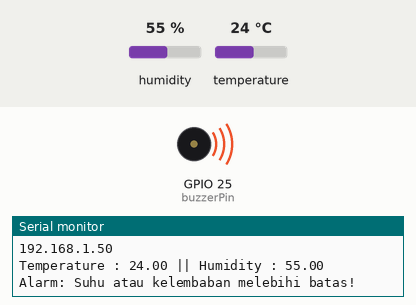
The sketch below on a simulated ESP32. Parts: buzzer (waves = sounding, pin HIGH), the last lines printed to the serial monitor. The inputs (shaded band) are chosen by the test bench; at power-on: humidity 55 %, temperature 24 °C. WiFi joins after 1.5 s; servers stay silent unless stated; no MQTT or app messages arrive unless stated.

Above: at 2.7 s.
2.8 s: humidity set to 51 %
At 5.0 s:
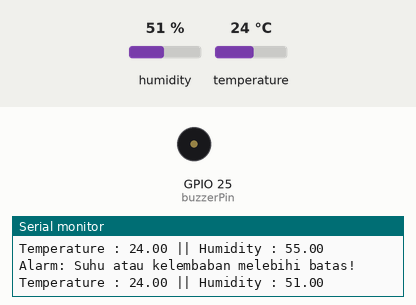
6.1 s: humidity set to 68 %
At 7.8 s:
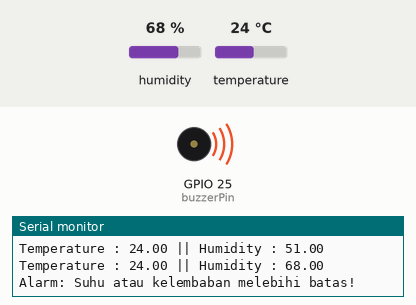
9.4 s: humidity set to 22 %
At 12.2 s:
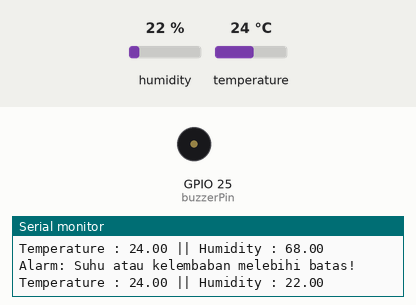
Timing chart, 0 to 13.7 s (numbered marks = the images above; inputs shaded):
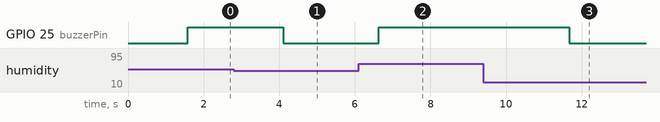

The sketch:

dht_mqtt.ino
```cpp
#include <DHT.h>
#include <WiFi.h>
#include <ArduinoMqttClient.h>

const int dhtPin = 26;
const int dhtType = DHT11;

const int buzzerPin = 25;

const char* ssid = "<SSID>";
const char* password = "<PASSWORD>";

const char* mqttServer = "<MQTT SERVER IP>";
const int mqttPort = 1883;

const char* topicHumidity = "esp/humidity";
const char* topicTemp = "esp/temperature";

WiFiClient espClient;
MqttClient client(espClient);

const float tempThreshold = 30.0;
const float humidityThreshold = 52.0;
const bool useFahrenheit = false;

float humidity;
float temp;

DHT dht(dhtPin, dhtType);

void setupWiFi() {
  Serial.print("Connecting to ");
  Serial.println(ssid);
  WiFi.begin(ssid, password);

  while (WiFi.status() != WL_CONNECTED) {
    delay(500);
    Serial.print(".");
  }

  Serial.println("");
  Serial.println("WiFi connected.");
  Serial.println("IP address: ");
  Serial.println(WiFi.localIP());
}

void reconnectMqtt() {
  while (!client.connected()) {
    Serial.print("Attempting MQTT connection...");
    if (client.connect("ESPClient")) {
      Serial.println("connected");
    } else {
      Serial.print("failed, rc=");
      Serial.print(client.connectError());
      Serial.println(" try again in 5 seconds");
      delay(5000);
    }
  }
}

void setup() {
  Serial.begin(115200);
  setupWiFi();

  client.setId("ESPClient");
  client.setUsernamePassword(ssid, password);

  if (!client.connect(mqttServer, mqttPort)) {
    Serial.print("MQTT connection failed! Error code = ");
    Serial.println(client.connectError());
    while (1)
      ;
  }

  pinMode(buzzerPin, OUTPUT);
  dht.begin();
}

void loop() {
  humidity = dht.readHumidity();
  temp = dht.readTemperature(useFahrenheit);

  if (isnan(humidity) || isnan(temp)) {
    Serial.println("Gagal membaca data dari sensor!");
    return;
  }

  Serial.print("Temperature : ");
  Serial.print(temp);
  Serial.print(" || Humidity : ");
  Serial.println(humidity);

  client.beginMessage(topicHumidity);
  client.print(humidity);
  client.endMessage();

  client.beginMessage(topicTemp);
  client.print(temp);
  client.endMessage();

  if (temp > tempThreshold || humidity > humidityThreshold) {
    digitalWrite(buzzerPin, HIGH);
    Serial.println("Alarm: Suhu atau kelembaban melebihi batas!");
  } else {
    digitalWrite(buzzerPin, LOW);
  }

  delay(2500);
}
```

Measured:
- the behaviour switches between 53 and 52 % on humidity (found by bisection; images 0 and 1)
- after the input at 2.8 s, GPIO 25 (buzzerPin): HIGH → LOW after 1.3 s
- after the input at 6.1 s, GPIO 25 (buzzerPin): LOW → HIGH after 0.53 s
- after the input at 9.4 s, GPIO 25 (buzzerPin): HIGH → LOW after 2.3 s
